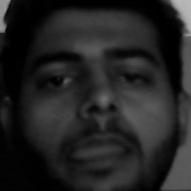
#> input picture dataset/User.1.1.jpg, 191 x 191 px
$ python -i webapp.py   (imports and definitions only)
#> lines starting #> are read from the running program, lines starting #| are printed output that depends on the picture
#> further down, picture is the input picture: PIL image 191x191 L; min 0, max 184, mean 35.4
import streamlit as st
import cv2
from PIL import Image
import numpy as np


face_cascade = cv2.CascadeClassifier('haarcascade_frontalface_default.xml')

rec=cv2.face.LBPHFaceRecognizer_create()
# [1 line not run here, left out]
def detect_faces(our_image):
    img = np.array(our_image.convert('RGB'))
    gray = cv2.cvtColor(img, cv2.COLOR_BGR2GRAY)
    # Detect faces
    faces = face_cascade.detectMultiScale(gray, 1.2, 5)
#> faces = [[5, 7, 178, 178]]
    # Draw rectangle around the faces
    name='Unknown'
    for (x, y, w, h) in faces:
        # To draw a rectangle in a face
        cv2.rectangle(img, (x, y), (x + w, y + h), (255, 255, 0), 2)
        id, uncertainty = rec.predict(gray[y:y + h, x:x + w])
        print(id, uncertainty)

        if (uncertainty< 100):
            if (id == 1 or id == 3 or id == 5):
                name = "Nachiketa  {}".format(100 - uncertainty)
                cv2.putText(img, name, (x, y + h), cv2.FONT_HERSHEY_COMPLEX_SMALL, 2.0, (0, 0, 255))
        else:
            cv2.putText(img, 'Unknown', (x, y + h), cv2.FONT_HERSHEY_COMPLEX_SMALL, 2.0, (0, 0, 255))
#> this loop made 1 pass
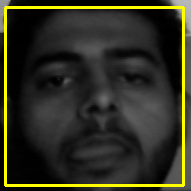
#> img: shape (191, 191, 3); mean R, G, B 48.4, 48.4, 33.5


    return img
def main():
    """Face Recognition App"""

    st.title("Streamlit Tutorial")

    html_temp = """
    <body style="background-color:red;">
    <div style="background-color:teal ;padding:10px">
    <h2 style="color:white;text-align:center;">Face Recognition WebApp</h2>
    </div>
    </body>
    """
    st.markdown(html_temp, unsafe_allow_html=True)

    image_file = st.file_uploader("Upload Image", type=['jpg', 'png', 'jpeg'])
    if image_file is not None:
        our_image = Image.open(image_file)
        st.text("Original Image")
        st.image(our_image)

    if st.button("Recognise"):
        result_img= detect_faces(our_image)
        st.image(result_img)


# [2 lines not run here, left out]


        # [6 lines of commented-out code are left out]

>>> from PIL import Image
>>> picture = Image.open('dataset/User.1.1.jpg')
#> (the run stopped early here; a loop or call above may not have finished)

$ run again, on dataset/User.1.10.jpg
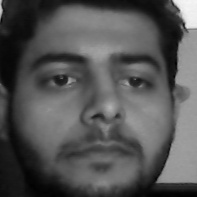
#> input picture dataset/User.1.10.jpg, 197 x 197 px
#> picture is the input picture: PIL image 197x197 L; min 0, max 246, mean 84.4
#> faces = [[10, 11, 178, 178]]
#> the loop in detect_faces, `for (x, y, w, h) in faces:` made 1 pass
#> after the loop in detect_faces, `for (x, y, w, h) in faces:`:
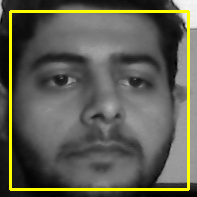
#> img: shape (197, 197, 3); mean R, G, B 94.6, 94.6, 80.6
